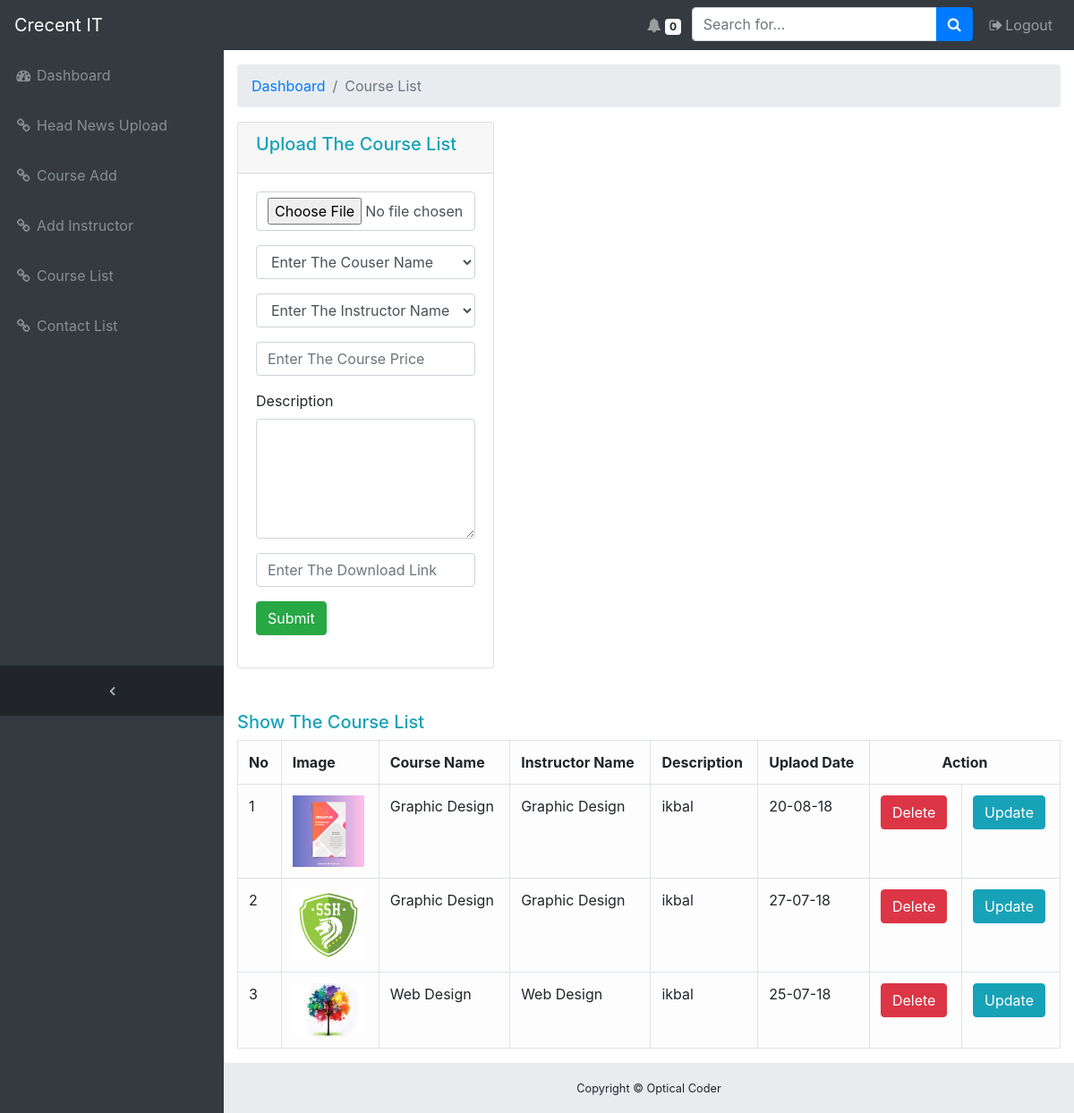
Screenshot of /backend/admin/course_list.php (signed in) with the database file from the repository.
### tables this page shows
CREATE TABLE `course_list` (
  `id` int(255) NOT NULL,
  `course_image` varchar(255) NOT NULL,
  `course_name` varchar(255) NOT NULL,
  `instructor_name` varchar(255) NOT NULL,
  `course_rate` varchar(255) NOT NULL,
  `description` varchar(255) NOT NULL,
  `download_link` varchar(255) NOT NULL,
  `date` varchar(255) NOT NULL
);

### backend/app/database/Database.php (called while the page is built, shortened)
<?php
class Database{
   public static function dbCon(){
        $hostName='localhost';
        $userName='root';
        $passWord='';
        $dbName='crecent';
        $db_con=mysqli_connect($hostName,$userName,$passWord,$dbName);
        return $db_con;
    }
}
?>

### backend/app/classes/Count.php (called while the page is built, shortened)
<?php
class Count
{
    public function countRow()
    {
        $count = 0;
        $sql = "SELECT * FROM payment_request WHERE request_check='0'";
        if (mysqli_query(Database::dbCon(), $sql)) {
            $queryResult = mysqli_query(Database::dbCon(), $sql);
            return $count;
        } else {
            die('Query Problem' . mysqli_error(Database::dbCon()));
        }
    }
}

### backend/app/classes/Showdata.php (called while the page is built, shortened)
<?php
class Showdata
{
    public function fatchAllCourseList()
    {
        $sql = 'SELECT * FROM `course_list` ORDER BY id DESC';
        if (mysqli_query(Database::dbCon(), $sql)) {
            $queryResult = mysqli_query(Database::dbCon(), $sql);
            while ($row = mysqli_fetch_assoc($queryResult)) {
                $array[] = $row;
            }
            return $array;
        } else {
            die('Query Problem' . mysqli_error(Database::dbCon()));
        }
    }
    public function fatchAllInstructor(){
        $sql = 'SELECT * FROM `instructor` ORDER BY id DESC';
        if (mysqli_query(Database::dbCon(), $sql)) {
            $queryResult = mysqli_query(Database::dbCon(), $sql);
            while ($row = mysqli_fetch_assoc($queryResult)) {
                $array[] = $row;
            }
            return $array;
        } else {
            die('Query Problem' . mysqli_error(Database::dbCon()));
        }
    }
    public function fatchAllCourses(){
        $sql = 'SELECT * FROM `courses_name` ORDER BY id DESC';
        if (mysqli_query(Database::dbCon(), $sql)) {
            $queryResult = mysqli_query(Database::dbCon(), $sql);
            while ($row = mysqli_fetch_assoc($queryResult)) {
                $array[] = $row;
            }
            return $array;
        } else {
            die('Query Problem' . mysqli_error(Database::dbCon()));
        }
    }
}

### backend/admin/course_list.php (the view, shortened to what this page needs)
<?php
$ob_showdata = new showdata();
$datas = $ob_showdata->fatchAllCourseList();
$course_name=$ob_showdata->fatchAllCourses();
$instructor_name=$ob_showdata->fatchAllInstructor();
include_once 'inc/header.php';
include_once 'inc/sidebar.php';
include_once 'inc/navbar.php';
?>
    <div class="content-wrapper">
    <div class="container">
        <ol class="breadcrumb">
            <li class="breadcrumb-item">
                <a href="#">Dashboard</a>
            </li>
            <li class="breadcrumb-item active">Course List</li>
        </ol>
        <div class="row">
            <div class="col-lg-4">
                <div class="card">
                    <div class="card-header">
                        <h5 class="text-info">Upload The Course List</h5>
                    </div>
                    <div class="card-body">
                        <form action="" method="post" enctype="multipart/form-data">
                            <div class="form-group">
                                <input type="file" name="image" class="form-control" id="course_image"
                                       required>
                            </div>
                            <div class="form-group">
                                <select class="form-control" name="course_name" required>
                                    <?php  if (!empty($course_name)) {
                                        foreach ($course_name as $name) {
                                            ?>
                                            <option class="form-control" value="">Enter The Couser Name</option>
                                        <?php }
                                    }else{
                                        echo "Data Not found";
                                    }
                                    ?>
                                </select>
                            </div>
                            <div class="form-group">
                                <select class="form-control" name="instructor_name" required>
                                    <?php  if (!empty($instructor_name)) {
                                        foreach ($instructor_name as $instructor) {
                                            ?>
                                            <option class="form-control" value="">Enter The Instructor Name</option>
                                        <?php }
                                    }else{
                                        echo "Data Not found";
                                    }
                                    ?>
                                </select>
                            </div>
                            <div class="form-group">
                                <input type="text" name="course_rate" class="form-control"
                                       placeholder="Enter The Course Price" required>
                            </div>
                            <div class="form-group">
                                <label>Description</label>
                                    <textarea class="form-control" id="description" rows="5" name="description"
                                              required></textarea>
                            </div>
                            <div class="form-group">
                                <input type="text" class="form-control" id="download_link" name="download_link" placeholder="Enter The Download Link" required>
                            </div>
                            <div class="form-group">
                                <button class="btn btn-success">Submit</button>
                            </div>
                        </form>
                    </div>
                </div>
            </div>
        </div>
    </div>
    <div class="container mt-5">
        <div class="table-responsive">
            <h5 class="text-info">Show The Course List</h5>
            <table class="table table-hover table-bordered table-light">
                <tr>
                    <th>No</th>
                    <th>Image</th>
                    <th>Course Name</th>
                    <th>Instructor Name</th>
                    <th>Description</th>
                    <th>Uplaod Date</th>
                    <th class="text-center" colspan="2">Action</th>
                </tr>
                <?php
                $i=0;
                if (!empty($datas)) {
                    foreach ($datas as $data) {
                        $i++
                        ?>
                        <tr>
                            <td><?= $i; ?></td>
                            <td><img src="assets/images/course_image/<?= $data['course_image']; ?>" class="img-fluid"
                                     width="80" alt="Course Image"></td>
                            <td><?= $data['course_name'] ?></td>
                            <td><?= $data['course_name'] ?></td>
                            <td><?= $data['instructor_name'] ?></td>
                            <td><?= $data['date'] ?></td>
                            <td><a style="float: left" onclick='javascript:confirmationDelete($(this));return false;'
                                   href="course_list.php?info=<?= $data['id']; ?>" class="btn btn-danger">
                                    Delete</a>
                            </td>
                            <td><a  data-toggle="modal" data-target="#<?= $data['id'] ?>" class="btn btn-info"
                                    style="color:#fff">Update</a></td>
                        </tr>
                        <?php
                    }
                }
                else{
                    echo "<p class='text-danger'>","No data Found Please Ensert the Data","</p>";
                }
                ?>
            </table>
        </div>
    </div>
<?php
include_once 'inc/footer.php'; ?>

### backend/admin/inc/header.php (shortened to what this page needs)
<!DOCTYPE html>
<html lang="en">
<head>
    <link href="assets/vendor/bootstrap/css/bootstrap.min.css" rel="stylesheet">
    <link href="assets/vendor/font-awesome/css/font-awesome.min.css" rel="stylesheet" type="text/css">
    <link href="assets/vendor/datatables/dataTables.bootstrap4.css" rel="stylesheet">
    <link href="assets/css/sb-admin.css" rel="stylesheet">
</head>

### backend/admin/inc/sidebar.php (shortened to what this page needs)
<body class="fixed-nav sticky-footer bg-dark" id="page-top">
<nav class="navbar navbar-expand-lg navbar-dark bg-dark fixed-top" id="mainNav">
    <a class="navbar-brand" href="index.php">Crecent IT</a>
    <div class="collapse navbar-collapse" id="navbarResponsive">
        <ul class="navbar-nav navbar-sidenav" id="exampleAccordion">
            <li class="nav-item" data-toggle="tooltip" data-placement="right" title="Dashboard">
                <a class="nav-link" href="index.php">
                    <i class="fa fa-fw fa-dashboard"></i>
                    <span class="nav-link-text">Dashboard</span>
                </a>
            </li>
            <li class="nav-item" data-toggle="tooltip" data-placement="right" title="Link">
                <a class="nav-link" href="headnews.php">
                    <i class="fa fa-fw fa-link"></i>
                    <span class="nav-link-text">Head News Upload</span>
                </a>
            </li>
            <li class="nav-item" data-toggle="tooltip" data-placement="right" title="Link">
                <a class="nav-link" href="course_name.php">
                    <i class="fa fa-fw fa-link"></i>
                    <span class="nav-link-text">Course Add</span>
                </a>
            </li>
            <li class="nav-item" data-toggle="tooltip" data-placement="right" title="Link">
                <a class="nav-link" href="add_instructor.php">
                    <i class="fa fa-fw fa-link"></i>
                    <span class="nav-link-text">Add Instructor</span>
                </a>
            </li>
            <li class="nav-item" data-toggle="tooltip" data-placement="right" title="Link">
                <a class="nav-link" href="course_list.php">
                    <i class="fa fa-fw fa-link"></i>
                    <span class="nav-link-text">Course List</span>
                </a>
            </li>
            <li class="nav-item" data-toggle="tooltip" data-placement="right" title="Link">
                <a class="nav-link" href="contact.php">
                    <i class="fa fa-fw fa-link"></i>
                    <span class="nav-link-text">Contact List</span>
                </a>
            </li>
        </ul>

### backend/admin/inc/navbar.php (shortened to what this page needs)
<?php
$ob_count=new count();
$t_count=$ob_count->countRow();
?>
        <ul class="navbar-nav sidenav-toggler">
            <li class="nav-item">
                <a class="nav-link text-center" id="sidenavToggler">
                    <i class="fa fa-fw fa-angle-left"></i>
                </a>
            </li>
        </ul>
        <ul class="navbar-nav ml-auto">
            <li class="nav-item mr-1">
                <a href="request.php" class="nav-link">
                    <i class="fa fa-bell" aria-hidden="true"></i>
                    <span class="badge badge-light"><?=$t_count?></span>
                </a>
            </li>
            <li class="nav-item">
                <form class="form-inline my-2 my-lg-0 mr-lg-2">
                    <div class="input-group">
                        <input class="form-control" type="text" placeholder="Search for...">
                        <span class="input-group-append">
                <button class="btn btn-primary" type="button">
                  <i class="fa fa-search"></i>
                </button>
              </span>
                    </div>
                </form>
            </li>
            <li class="nav-item">
                <a class="nav-link" data-toggle="modal" data-target="#exampleModal">
                    <i class="fa fa-fw fa-sign-out"></i>Logout</a>
            </li>
        </ul>
    </div>
</nav>

### backend/admin/inc/footer.php (shortened to what this page needs)
<footer class="sticky-footer">
    <div class="container">
        <div class="text-center">
            <small>Copyright © Optical Coder</small>
        </div>
    </div>
</footer>
</div>
</body>
</html>

### backend/admin/assets/css/sb-admin.css (style rules this page uses)
html { position: relative; min-height: 100%; }
body { overflow-x: hidden; }
body.sticky-footer { margin-bottom: 56px; }
body.sticky-footer .content-wrapper { min-height: calc(100vh - 56px - 56px); }
body.fixed-nav { padding-top: 56px; }
.content-wrapper { min-height: calc(100vh - 56px); padding-top: 1rem; }
#mainNav .navbar-collapse { overflow: auto; max-height: 75vh; }
#mainNav .navbar-collapse .navbar-nav .nav-item .nav-link { cursor: pointer; }
#mainNav .navbar-collapse .sidenav-toggler { display: none; }
@media (min-width: 992px) { #mainNav .navbar-brand { width: 250px; } }
@media (min-width: 992px) { #mainNav .navbar-collapse { overflow: visible; max-height: none; } }
@media (min-width: 992px) { #mainNav .navbar-collapse .navbar-sidenav { position: absolute; top: 0; left: 0; -webkit-flex-direction: column; -ms-flex-direction: column; flex-direction: column; margin-top: 56px; } }
@media (min-width: 992px) { #mainNav .navbar-collapse .navbar-sidenav > .nav-item { width: 250px; padding: 0; } }
@media (min-width: 992px) { #mainNav .navbar-collapse .navbar-sidenav > .nav-item > .nav-link { padding: 1em; } }
#mainNav.fixed-top .sidenav-toggler { display: none; }
@media (min-width: 992px) { #mainNav.fixed-top .navbar-sidenav { height: calc(100vh - 112px); } }
@media (min-width: 992px) { #mainNav.fixed-top .sidenav-toggler { position: absolute; top: 0; left: 0; display: flex; -webkit-flex-direction: column; -ms-flex-direction: column; flex-direction: column; margin-top: calc(100vh - 56px); } }
@media (min-width: 992px) { #mainNav.fixed-top .sidenav-toggler > .nav-item { width: 250px; padding: 0; } }
@media (min-width: 992px) { #mainNav.fixed-top .sidenav-toggler > .nav-item > .nav-link { padding: 1em; } }
#mainNav.fixed-top.navbar-dark .sidenav-toggler { background-color: #212529; }
#mainNav.fixed-top.navbar-dark .sidenav-toggler a i { color: #adb5bd; }
.content-wrapper { overflow-x: hidden; background: white; }
@media (min-width: 992px) { .content-wrapper { margin-left: 250px; } }
#sidenavToggler i { font-weight: 800; }
#mainNav.navbar-dark .navbar-collapse .navbar-sidenav > .nav-item > .nav-link { color: #868e96; }
@media (min-width: 992px) { #mainNav.navbar-dark .navbar-collapse .navbar-sidenav { background: #343a40; } }
footer.sticky-footer { position: absolute; right: 0; bottom: 0; width: 100%; height: 56px; background-color: #e9ecef; line-height: 55px; }
@media (min-width: 992px) { footer.sticky-footer { width: calc(100% - 250px); } }

### rows the page displays
course_list: course_image (picture), course_name "Graphic Design", instructor_name "ikbal", date "20-08-18"
course_list: course_image (picture), course_name "Graphic Design", instructor_name "ikbal", date "27-07-18"
course_list: course_image (picture), course_name "Web Design", instructor_name "ikbal", date "25-07-18"

### other values shown
$t_count "0"
